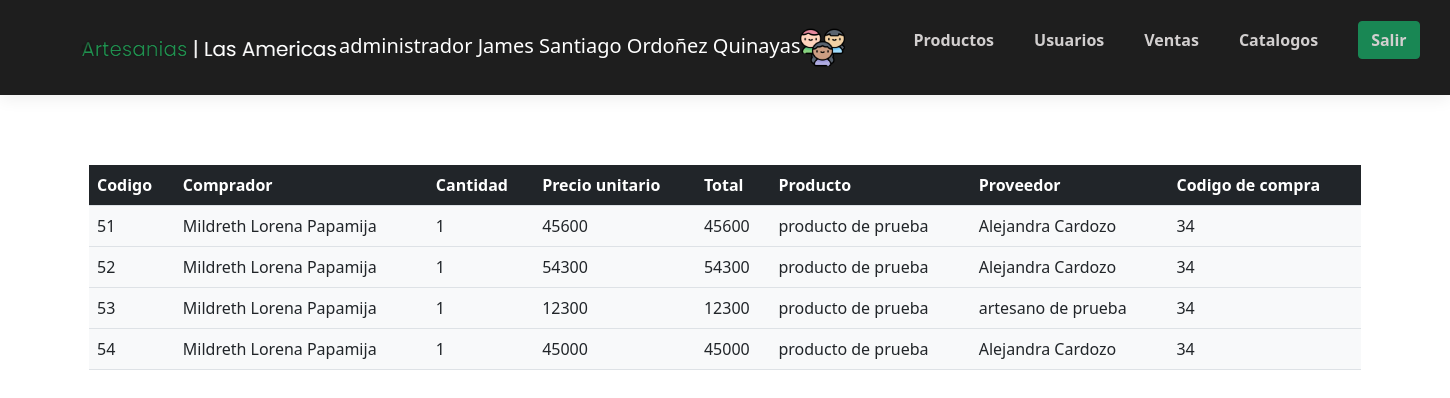
The app's page /administrador/detalleCompra.php?cod=34 (signed in) with its own data.
### tables this page shows
CREATE TABLE `detalle_compra` (
  `pk_id_detalle` int(11) NOT NULL,
  `cantidad` int(11) NOT NULL,
  `precio_unitario` int(11) NOT NULL,
  `total` int(11) NOT NULL,
  `fk_pdto` int(11) NOT NULL,
  `fk_compra` int(11) NOT NULL
);

CREATE TABLE `usuario` (
  `pk_identificacion` int(11) NOT NULL,
  `nombre_user` varchar(70) NOT NULL,
  `telefono_user` varchar(50) NOT NULL,
  `correo` varchar(50) NOT NULL,
  `tipo_usuario` enum('artesano','comprador','administrador','') NOT NULL,
  `direccion_user` varchar(50) NOT NULL,
  `password_u` varchar(60) NOT NULL
);

CREATE TABLE `producto` (
  `pk_codigo_pdto` int(11) NOT NULL,
  `nombre_pdto` varchar(50) NOT NULL,
  `desc_pdto` varchar(250) NOT NULL,
  `valor_pdto` int(11) NOT NULL,
  `stock` int(11) NOT NULL,
  `estado` enum('disponible','separado','agotado','') NOT NULL,
  `catalogo` int(11) NOT NULL,
  `proveedor` int(11) NOT NULL,
  `imagenes` varchar(250) NOT NULL
);

CREATE TABLE `compra` (
  `pk_codigo_compra` int(11) NOT NULL,
  `fecha_compra` date NOT NULL,
  `valor_compra` int(11) NOT NULL,
  `correo` varchar(120) NOT NULL,
  `fk_comprador` int(11) NOT NULL
);

### administrador/detalleCompra.php (the view)
<?php
include 'menu.php';
?>
<div class="container">
    <div class="container">
        <h2 style="color:white">Detalle de la compra</h2>
    </div><br>
    <div class="container">
        <table class="table table-hover bg-light">
            <tr class="bg-dark" style="color:white">
                <th>Codigo</th>
                <th>Comprador</th>
                <th>Cantidad</th>
                <th>Precio unitario</th>
                <th>Total</th>
                <th>Producto</th>
                <th>Proveedor</th>
                <th>Codigo de compra</th>
            </tr>
            <?php
            try {
                $id = $_GET['cod'];
                $sql = "SELECT
            dc.pk_id_detalle as codigo,
            u.nombre_user as comprador,
            dc.cantidad,
            dc.precio_unitario,
            dc.total,
            p.nombre_pdto,
            up.nombre_user as proveedor,
            c.pk_codigo_compra as codigo_compra
        FROM `detalle_compra` dc
        JOIN compra c on dc.fk_compra = c.pk_codigo_compra
        JOIN usuario u on c.fk_comprador = u.pk_identificacion
        JOIN producto p on dc.fk_pdto = p.pk_codigo_pdto
        JOIN usuario up on p.proveedor = up.pk_identificacion
        WHERE c.pk_codigo_compra = $id";
                $resultado = $conectar->prepare($sql);
                $resultado->execute(array());
                while ($consulta = $resultado->fetch(PDO::FETCH_ASSOC)) {
            ?>
                    <tr>
                        <td><?php echo  $consulta['codigo']; ?></td>
                        <td><?php echo  $consulta['comprador']; ?></td>
                        <td><?php echo  $consulta['cantidad']; ?></td>
                        <td><?php echo  $consulta['precio_unitario']; ?></td>
                        <td><?php echo  $consulta['total']; ?></td>
                        <td><?php echo  $consulta['nombre_pdto']; ?></td>
                        <td><?php echo  $consulta['proveedor']; ?></td>
                        <td><?php echo  $consulta['codigo_compra']; ?></td>
                    </tr>
            <?php
                }
            } catch (Exception $e) {
                die('Error al consultar productos' . $e->getMessage());
            }
            ?>
        </table>
    </div>
</div>
</body>
</html>

### records on screen
detalle_compra: pk_id_detalle "51", usuario.nombre_user "Mildreth Lorena Papamija", cantidad "1", precio_unitario "45600", total "45600", fk_pdto.nombre_pdto "producto de prueba", usuario.nombre_user "Alejandra Cardozo", fk_compra.pk_codigo_compra "34"
detalle_compra: pk_id_detalle "52", usuario.nombre_user "Mildreth Lorena Papamija", cantidad "1", precio_unitario "54300", total "54300", fk_pdto.nombre_pdto "producto de prueba", usuario.nombre_user "Alejandra Cardozo", fk_compra.pk_codigo_compra "34"
detalle_compra: pk_id_detalle "53", usuario.nombre_user "Mildreth Lorena Papamija", cantidad "1", precio_unitario "12300", total "12300", fk_pdto.nombre_pdto "producto de prueba", usuario.nombre_user "artesano de prueba", fk_compra.pk_codigo_compra "34"
detalle_compra: pk_id_detalle "54", usuario.nombre_user "Mildreth Lorena Papamija", cantidad "1", precio_unitario "45000", total "45000", fk_pdto.nombre_pdto "producto de prueba", usuario.nombre_user "Alejandra Cardozo", fk_compra.pk_codigo_compra "34"

### other values on screen
$tipo_usuario "administrador"
$nombre "James Santiago Ordoñez Quinayas"
